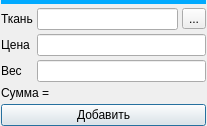
<?xml version="1.0" encoding="UTF-8"?>
<ui version="4.0">
 <class>Dialog</class>
 <widget class="QDialog" name="Dialog">
  <property name="geometry">
   <rect>
    <x>0</x>
    <y>0</y>
    <width>207</width>
    <height>126</height>
   </rect>
  </property>
  <property name="windowTitle">
   <string>Добавление ткани</string>
  </property>
  <layout class="QGridLayout" name="gridLayout" rowstretch="0,0,0,0,0,0">
   <property name="leftMargin">
    <number>1</number>
   </property>
   <property name="topMargin">
    <number>0</number>
   </property>
   <property name="rightMargin">
    <number>1</number>
   </property>
   <property name="bottomMargin">
    <number>0</number>
   </property>
   <property name="spacing">
    <number>4</number>
   </property>
   <item row="3" column="1" colspan="2">
    <widget class="QLineEdit" name="le_value"/>
   </item>
   <item row="1" column="1">
    <widget class="QLineEdit" name="le_name"/>
   </item>
   <item row="5" column="0" colspan="3">
    <widget class="QPushButton" name="pushButton">
     <property name="text">
      <string>Добавить</string>
     </property>
    </widget>
   </item>
   <item row="4" column="0" colspan="3">
    <widget class="QLabel" name="lb_summ">
     <property name="text">
      <string>Сумма = </string>
     </property>
    </widget>
   </item>
   <item row="2" column="1" colspan="2">
    <widget class="QLineEdit" name="le_price"/>
   </item>
   <item row="1" column="2">
    <widget class="QToolButton" name="pb_viev_material">
     <property name="text">
      <string>...</string>
     </property>
    </widget>
   </item>
   <item row="3" column="0">
    <widget class="QLabel" name="label_3">
     <property name="text">
      <string>Вес</string>
     </property>
    </widget>
   </item>
   <item row="1" column="0">
    <widget class="QLabel" name="lb_name">
     <property name="text">
      <string>Ткань</string>
     </property>
    </widget>
   </item>
   <item row="2" column="0">
    <widget class="QLabel" name="label_2">
     <property name="text">
      <string>Цена</string>
     </property>
    </widget>
   </item>
   <item row="0" column="0" colspan="3">
    <widget class="QWidget" name="widget" native="true">
     <property name="styleSheet">
      <string notr="true">background-color: rgb(0, 170, 255);</string>
     </property>
    </widget>
   </item>
  </layout>
 </widget>
 <resources/>
 <connections>
  <connection>
   <sender>pb_viev_material</sender>
   <signal>clicked()</signal>
   <receiver>Dialog</receiver>
   <slot>view_material_name()</slot>
   <hints>
    <hint type="sourcelabel">
     <x>193</x>
     <y>23</y>
    </hint>
    <hint type="destinationlabel">
     <x>103</x>
     <y>62</y>
    </hint>
   </hints>
  </connection>
 </connections>
 <slots>
  <slot>view_material_name()</slot>
 </slots>
</ui>
